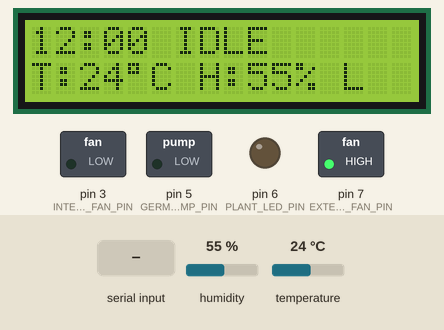
This sketch was run on a simulated Arduino Uno, built with avr-gcc and run on an emulated ATmega328P. Shown: 16×2 character LCD, switched loads named in the sketch (green lamp = pin HIGH), output pins drawn as LEDs (lit = HIGH). Inputs (shaded band) come from the test bench; at power-on: temperature 24 °C, humidity 55 %. Pins used as bus, display or sensor lines are not drawn; what the sketch prints to the serial monitor is not drawn.

Above: at 3.2 s.
3.3 s: temperature set to 27 °C
At 4.2 s:
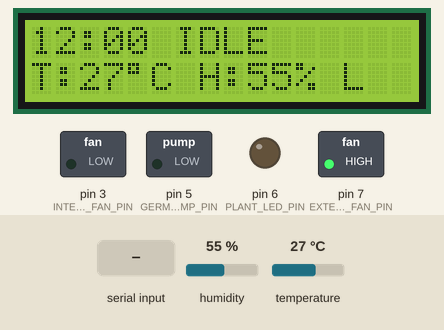
4.9 s: temperature set to 30 °C
At 5.4 s:
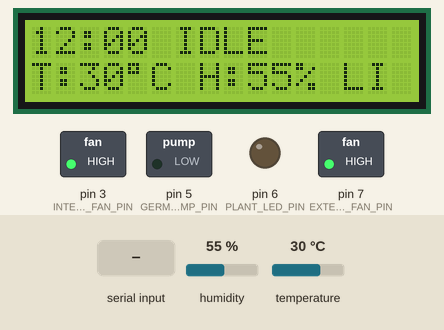
6.4 s: humidity set to 22 %
At 7.7 s:
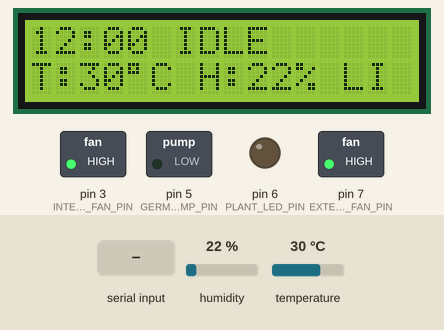
9.4 s: temperature set to 12 °C
At 10.1 s:
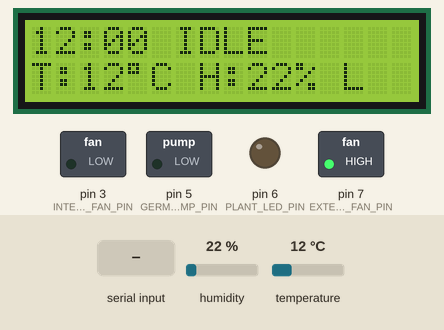
11.0 s: "STOP_ALL\n" received over Serial
At 12.0 s:
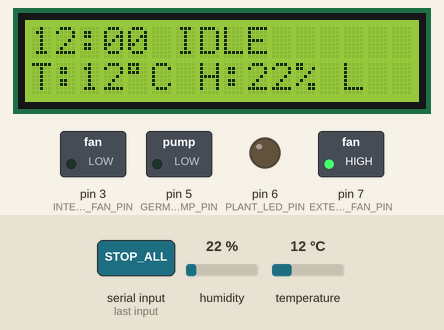
Timing chart, 0 to 13.5 s (numbered marks = the images above; inputs shaded):
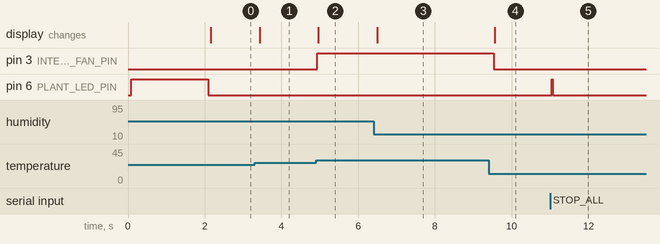

Measured:
- the behaviour switches between 28 and 29 °C on temperature (found by bisection; images 1 and 2)
- after the input at 3.3 s, the display: changes after 0.13 s (image 1)
- after the input at 4.9 s, pin 3 (INTERNAL_FAN_PIN): LOW → HIGH at once; the display: changes after 0.06 s (image 2)
- after the input at 6.4 s, the display: changes after 0.10 s (image 3)
- after the input at 9.4 s, pin 3 (INTERNAL_FAN_PIN): HIGH → LOW after 0.13 s; the display: changes after 0.16 s (image 4)
- after the input at 11.0 s, pin 6 (PLANT_LED_PIN): LOW → HIGH at once, → LOW 0.02 s later

The sketch:

final_angle_0512.ino
```cpp
#include <SimpleDHT.h>
#include <Wire.h>
#include <LiquidCrystal_I2C.h>

// LCD 설정
LiquidCrystal_I2C lcd(0x27, 16, 2);

// DHT11 센서 설정
int dht11Pin = 2;
SimpleDHT11 dht11(dht11Pin);

// 릴레이 핀 설정 - 상수로 변경하여 메모리 절약
const byte INTERNAL_FAN_PIN = 3;     // 내부 쿨링팬 (온도 29도 이상 시 작동)
const byte GROWTH_PUMP_PIN = 4;      // 워터펌프2 (성장용)
const byte GERMINATION_PUMP_PIN = 5; // 워터펌프1 (발아용)
const byte PLANT_LED_PIN = 6;        // 식물용 LED (오전 5시~저녁 23시)
const byte EXTERNAL_FAN_PIN = 7;     // 외부 쿨링팬 (워터펌프 작동시 함께 작동)

// 온습도 변수
byte temperature = 0;
byte humidity = 0;

// 온도 기준점 (쿨링팬 작동 기준)
const byte TEMP_THRESHOLD = 29;

// 시간 변수
byte currentHour = 12;
byte currentMinute = 0;
byte previousMinute = 0;

// 디바이스 제어 상태 - 비트 플래그로 통합하여 메모리 절약
byte deviceStatus = 0;
// 비트 위치 정의
#define LED_ON_BIT 0
#define INTERNAL_FAN_ON_BIT 1
#define PUMP_ACTIVE_BIT 2
#define EXTERNAL_FAN_ON_BIT 3
#define DEBUG_MODE_BIT 4

// LED 작동 시간 설정
const byte LED_ON_HOUR = 5;   // 오전 5시 켜짐
const byte LED_OFF_HOUR = 21; // 저녁 23시 꺼짐

// 펌프 타이머
unsigned long pumpStartTime = 0;
const unsigned int PUMP_DURATION = 60000; // 1분
const unsigned int PUMP_MAX_DURATION = 120000; // 2분

// 시리얼 입력 처리를 위한 버퍼
char serialBuffer[32]; // 작은 고정 크기 버퍼 사용
byte bufferPos = 0;
bool stringComplete = false;

// 비트 설정/해제/체크 매크로 함수
#define SET_BIT(var, bit) (var |= (1 << bit))
#define CLEAR_BIT(var, bit) (var &= ~(1 << bit))
#define CHECK_BIT(var, bit) (var & (1 << bit))

// 상태 getter/setter 함수
bool ledIsOn() { return CHECK_BIT(deviceStatus, LED_ON_BIT); }
bool internalFanIsOn() { return CHECK_BIT(deviceStatus, INTERNAL_FAN_ON_BIT); }
bool pumpIsActive() { return CHECK_BIT(deviceStatus, PUMP_ACTIVE_BIT); }
bool externalFanIsOn() { return CHECK_BIT(deviceStatus, EXTERNAL_FAN_ON_BIT); }
bool debugMode() { return CHECK_BIT(deviceStatus, DEBUG_MODE_BIT); }

void setLedOn(bool on) { on ? SET_BIT(deviceStatus, LED_ON_BIT) : CLEAR_BIT(deviceStatus, LED_ON_BIT); }
void setInternalFanOn(bool on) { on ? SET_BIT(deviceStatus, INTERNAL_FAN_ON_BIT) : CLEAR_BIT(deviceStatus, INTERNAL_FAN_ON_BIT); }
void setPumpActive(bool active) { active ? SET_BIT(deviceStatus, PUMP_ACTIVE_BIT) : CLEAR_BIT(deviceStatus, PUMP_ACTIVE_BIT); }
void setExternalFanOn(bool on) { on ? SET_BIT(deviceStatus, EXTERNAL_FAN_ON_BIT) : CLEAR_BIT(deviceStatus, EXTERNAL_FAN_ON_BIT); }
void setDebugMode(bool debug) { debug ? SET_BIT(deviceStatus, DEBUG_MODE_BIT) : CLEAR_BIT(deviceStatus, DEBUG_MODE_BIT); }

void setup() {
  Serial.begin(115200);

  // LCD 초기화
  lcd.init();
  lcd.backlight();
  lcd.setCursor(0, 0);
  lcd.print("Smart Farm");
  lcd.setCursor(0, 1);
  lcd.print("Starting...");

  // 릴레이 핀 설정
  pinMode(INTERNAL_FAN_PIN, OUTPUT);
  pinMode(GROWTH_PUMP_PIN, OUTPUT);
  pinMode(GERMINATION_PUMP_PIN, OUTPUT);
  pinMode(PLANT_LED_PIN, OUTPUT);
  pinMode(EXTERNAL_FAN_PIN, OUTPUT);

  // 모든 릴레이 초기화
  // 3번과 5번 핀은 LOW로 꺼짐, 나머지는 HIGH로 꺼짐
  digitalWrite(INTERNAL_FAN_PIN, LOW);     // 3번 핀 - 꺼짐 (LOW = 꺼짐)
  digitalWrite(GROWTH_PUMP_PIN, HIGH);     // 4번 핀 - 꺼짐 (HIGH = 꺼짐)
  digitalWrite(GERMINATION_PUMP_PIN, LOW); // 5번 핀 - 꺼짐 (LOW = 꺼짐)
  digitalWrite(PLANT_LED_PIN, HIGH);       // 6번 핀 - 꺼짐 (HIGH = 꺼짐)
  digitalWrite(EXTERNAL_FAN_PIN, HIGH);    // 7번 핀 - 꺼짐 (HIGH = 꺼짐)

  // 초기 상태 설정 - 모두 꺼짐
  deviceStatus = 0;

  delay(2000);
  lcd.clear();

  // 초기 LED 상태 확인
  updateLedState();

  // 초기화 완료 메시지
  Serial.println(F("시스템 초기화 완료"));
  Serial.println(F("내부 팬 (핀 3): 꺼짐"));
  Serial.println(F("식물용 LED: 시간 기준으로 확인 중"));
  Serial.println(F("외부 팬 (핀 7): 꺼짐"));
}

void loop() {
  // 시리얼 데이터 읽기
  readSerial();

  // 온습도 읽기
  readTempAndHumidity();

  // 디바이스 제어
  controlDevices();

  // 안전 장치: 펌프가 너무 오래 작동하면 강제 중지
  if (pumpIsActive() && (millis() - pumpStartTime >= PUMP_MAX_DURATION)) {
    Serial.println(F("안전: 펌프가 너무 오래 작동 중, 강제 중지"));
    stopPumps();
  }

  // LCD 업데이트
  updateLCD();

  // 오작동 감지 및 복구
  checkForMalfunctions();

  delay(200);
}

// 시리얼 데이터 읽기 함수
void readSerial() {
  while (Serial.available() > 0) {
    char inChar = (char)Serial.read();

    if (inChar == '\n') {
      serialBuffer[bufferPos] = '\0';  // null 종료
      stringComplete = true;
      break;
    } else if (bufferPos < sizeof(serialBuffer) - 1) {
      serialBuffer[bufferPos++] = inChar;
    }
  }

  if (stringComplete) {
    processInputData();
    bufferPos = 0;
    stringComplete = false;
  }
}

// 입력 데이터 처리
void processInputData() {
  // 시간 데이터 처리
  if (serialBuffer[0] == 'T') {
    // T12:34:56 형식
    if (bufferPos >= 8) {
      int h = (serialBuffer[1] - '0') * 10 + (serialBuffer[2] - '0');
      int m = (serialBuffer[4] - '0') * 10 + (serialBuffer[5] - '0');

      if (h >= 0 && h < 24 && m >= 0 && m < 60) {
        currentHour = h;
        currentMinute = m;

        Serial.print(F("시간 업데이트: "));
        Serial.print(currentHour);
        Serial.print(F(":"));
        if (currentMinute < 10) Serial.print('0');
        Serial.println(currentMinute);

        updateLedState();
      }
    }
  }
  // 디버그 명령어
  else if (strcmp(serialBuffer, "DEBUG") == 0) {
    setDebugMode(true);
    Serial.println(F("디버그 모드 활성화"));
    printDebugInfo();
  }
  // 모든 장치 강제 종료
  else if (strcmp(serialBuffer, "STOP_ALL") == 0) {
    forceAllOff();
    Serial.println(F("모든 장치 강제 종료"));
  }
  // 강제로 3번 핀 끄기 (내부 팬)
  else if (strcmp(serialBuffer, "FORCE_FAN_OFF") == 0) {
    digitalWrite(INTERNAL_FAN_PIN, LOW);  // 3번 핀 - LOW로 꺼짐
    setInternalFanOn(false);
    Serial.println(F("내부 팬 강제 종료"));
  }
  // 강제로 5번 핀 끄기 (발아용 펌프)
  else if (strcmp(serialBuffer, "FORCE_GPUMP_OFF") == 0) {
    digitalWrite(GERMINATION_PUMP_PIN, LOW);  // 5번 핀 - LOW로 꺼짐
    Serial.println(F("발아용 펌프 강제 종료"));
  }
}

// 온습도 읽기
void readTempAndHumidity() {
  byte t = 0;
  byte h = 0;

  if (dht11.read(&t, &h, NULL) == SimpleDHTErrSuccess) {
    temperature = t;
    humidity = h;

    // 비정상적인 온도 값 필터링
    if (temperature > 50) {
      temperature = 25; // 안전한 기본값
    }
  }
}

// 모든 장치 제어
void controlDevices() {
  // LED 시간에 따른 제어
  updateLedState();

  // 내부 쿨링팬 온도에 따른 제어
  controlInternalFan();

  // 정각에 펌프 시작
  if (currentMinute == 0 && previousMinute != 0) {
    startPumps();
  }
  previousMinute = currentMinute;

  // 펌프 타이머 확인
  if (pumpIsActive() && (millis() - pumpStartTime >= PUMP_DURATION)) {
    stopPumps();
  }
}

// 내부 쿨링팬 제어 - 3번 핀 반대로 동작
void controlInternalFan() {
  if (temperature >= TEMP_THRESHOLD && !internalFanIsOn()) {
    digitalWrite(INTERNAL_FAN_PIN, HIGH);  // 3번 핀 - HIGH로 켜짐
    setInternalFanOn(true);
    Serial.print(F("내부 팬 켜짐 - 온도: "));
    Serial.print(temperature);
    Serial.println(F("C"));
  }
  else if (temperature < TEMP_THRESHOLD) {
    // 임계값 이하면 항상 꺼져 있어야 함
    digitalWrite(INTERNAL_FAN_PIN, LOW);  // 3번 핀 - LOW로 꺼짐

    // 상태 변수 업데이트
    if (internalFanIsOn()) {
      Serial.print(F("내부 팬 꺼짐 - 온도: "));
      Serial.print(temperature);
      Serial.println(F("C"));
      setInternalFanOn(false);
    }
  }

  // 3번 팬이 잘못 켜져 있는지 확인
  if (temperature < TEMP_THRESHOLD && digitalRead(INTERNAL_FAN_PIN) == HIGH) {  // 3번 핀 - HIGH가 켜짐
    Serial.println(F("오류: 내부 팬이 잘못 켜져 있음. 강제로 끔"));
    digitalWrite(INTERNAL_FAN_PIN, LOW);  // 3번 핀 - LOW로 꺼짐
    setInternalFanOn(false);
  }
}

// LED 상태 업데이트
void updateLedState() {
  // LED 시간 제어 (오전 5시~저녁 23시)
  bool shouldBeOn = (currentHour >= LED_ON_HOUR && currentHour < LED_OFF_HOUR);

  if (shouldBeOn && !ledIsOn()) {
    digitalWrite(PLANT_LED_PIN, LOW);  // 켜기
    setLedOn(true);
    Serial.println(F("LED 켜짐 - 활성 시간 내"));
  }
  else if (!shouldBeOn && ledIsOn()) {
    digitalWrite(PLANT_LED_PIN, HIGH); // 끄기
    setLedOn(false);
    Serial.println(F("LED 꺼짐 - 활성 시간 외"));
  }
}

// 펌프 시작
void startPumps() {
  // 이미 작동 중이면 무시
  if (pumpIsActive()) return;

  digitalWrite(GROWTH_PUMP_PIN, LOW);  // 4번 핀 - LOW로 켜짐
  digitalWrite(GERMINATION_PUMP_PIN, HIGH);  // 5번 핀 - HIGH로 켜짐
  digitalWrite(EXTERNAL_FAN_PIN, LOW);  // 7번 핀 - LOW로 켜짐

  setPumpActive(true);
  setExternalFanOn(true);
  pumpStartTime = millis();

  Serial.println(F("펌프와 외부 팬 시작"));
}

// 펌프 중지
void stopPumps() {
  digitalWrite(GROWTH_PUMP_PIN, HIGH);  // 4번 핀 - HIGH로 꺼짐
  digitalWrite(GERMINATION_PUMP_PIN, LOW);  // 5번 핀 - LOW로 꺼짐
  digitalWrite(EXTERNAL_FAN_PIN, HIGH);  // 7번 핀 - HIGH로 꺼짐

  setPumpActive(false);
  setExternalFanOn(false);

  Serial.println(F("펌프와 외부 팬 정지"));
}

// LCD 업데이트
void updateLCD() {
  // 첫 번째 줄: 시간과 상태
  lcd.setCursor(0, 0);

  // 시간 표시 (항상 두 자리)
  if (currentHour < 10) lcd.print('0');
  lcd.print(currentHour);
  lcd.print(':');
  if (currentMinute < 10) lcd.print('0');
  lcd.print(currentMinute);

  // 상태 표시
  lcd.setCursor(6, 0);
  if (pumpIsActive()) {
    lcd.print("WATERING");
  } else {
    lcd.print("IDLE    ");
  }

  // 두 번째 줄: 온습도와 장치 상태
  lcd.setCursor(0, 1);
  lcd.print("T:");
  lcd.print(temperature);
  lcd.write(223); // 도 기호
  lcd.print("C ");

  lcd.setCursor(7, 1);
  lcd.print("H:");
  lcd.print(humidity);
  lcd.print("%  ");

  // 장치 상태 표시
  lcd.setCursor(13, 1);
  lcd.print(ledIsOn() ? "L" : " ");
  lcd.print(internalFanIsOn() ? "I" : " ");
  lcd.print(externalFanIsOn() ? "E" : " ");
}

// 디버그 정보 출력
void printDebugInfo() {
  Serial.println(F("\n--- 시스템 상태 ---"));
  Serial.print(F("시간: "));
  Serial.print(currentHour);
  Serial.print(':');
  if (currentMinute < 10) Serial.print('0');
  Serial.println(currentMinute);

  Serial.print(F("온도: "));
  Serial.print(temperature);
  Serial.println(F("C"));

  Serial.print(F("습도: "));
  Serial.print(humidity);
  Serial.println(F("%"));

  Serial.println(F("\n--- 장치 상태 ---"));
  Serial.print(F("LED: "));
  Serial.println(ledIsOn() ? F("켜짐") : F("꺼짐"));

  Serial.print(F("내부 팬: "));
  Serial.println(internalFanIsOn() ? F("켜짐") : F("꺼짐"));

  Serial.print(F("펌프: "));
  Serial.println(pumpIsActive() ? F("작동 중") : F("꺼짐"));

  Serial.print(F("외부 팬: "));
  Serial.println(externalFanIsOn() ? F("켜짐") : F("꺼짐"));

  Serial.println(F("--- 핀 상태 ---"));
  Serial.print(F("내부 팬(3): "));
  Serial.println(digitalRead(INTERNAL_FAN_PIN) == HIGH ? F("켜짐") : F("꺼짐"));  // 3번 핀 - HIGH가 켜짐

  Serial.print(F("성장 펌프(4): "));
  Serial.println(digitalRead(GROWTH_PUMP_PIN) == LOW ? F("켜짐") : F("꺼짐"));  // 4번 핀 - LOW가 켜짐

  Serial.print(F("발아 펌프(5): "));
  Serial.println(digitalRead(GERMINATION_PUMP_PIN) == HIGH ? F("켜짐") : F("꺼짐"));  // 5번 핀 - HIGH가 켜짐

  Serial.print(F("LED(6): "));
  Serial.println(digitalRead(PLANT_LED_PIN) == LOW ? F("켜짐") : F("꺼짐"));  // 6번 핀 - LOW가 켜짐

  Serial.print(F("외부 팬(7): "));
  Serial.println(digitalRead(EXTERNAL_FAN_PIN) == LOW ? F("켜짐") : F("꺼짐"));  // 7번 핀 - LOW가 켜짐

  Serial.println(F("------------------------"));
}

// 오작동 감지 및 복구
void checkForMalfunctions() {
  // 3번 핀(내부 팬) 확인 - 온도가 낮은데 작동 중이면 문제
  if (temperature < TEMP_THRESHOLD && digitalRead(INTERNAL_FAN_PIN) == HIGH) {  // 3번 핀 - HIGH가 켜짐
    Serial.println(F("오작동: 내부 팬 강제 종료"));
    digitalWrite(INTERNAL_FAN_PIN, LOW);  // 3번 핀 - LOW로 꺼짐
    setInternalFanOn(false);
  }

  // 5번 핀(발아용 펌프) 확인 - 펌프가 작동 중이 아닌데 켜져 있으면 문제
  if (!pumpIsActive() && digitalRead(GERMINATION_PUMP_PIN) == HIGH) {  // 5번 핀 - HIGH가 켜짐
    Serial.println(F("오작동: 발아 펌프 강제 종료"));
    digitalWrite(GERMINATION_PUMP_PIN, LOW);  // 5번 핀 - LOW로 꺼짐
  }
}

// 모든 장치 강제 종료
void forceAllOff() {
  digitalWrite(INTERNAL_FAN_PIN, LOW);       // 3번 핀 - LOW로 꺼짐
  digitalWrite(GROWTH_PUMP_PIN, HIGH);       // 4번 핀 - HIGH로 꺼짐
  digitalWrite(GERMINATION_PUMP_PIN, LOW);   // 5번 핀 - LOW로 꺼짐
  digitalWrite(PLANT_LED_PIN, HIGH);         // 6번 핀 - HIGH로 꺼짐
  digitalWrite(EXTERNAL_FAN_PIN, HIGH);      // 7번 핀 - HIGH로 꺼짐

  // 상태 변수 초기화 - 모두 0으로
  deviceStatus = 0;

  // 펌프 타이머 초기화
  pumpStartTime = 0;
}
```
